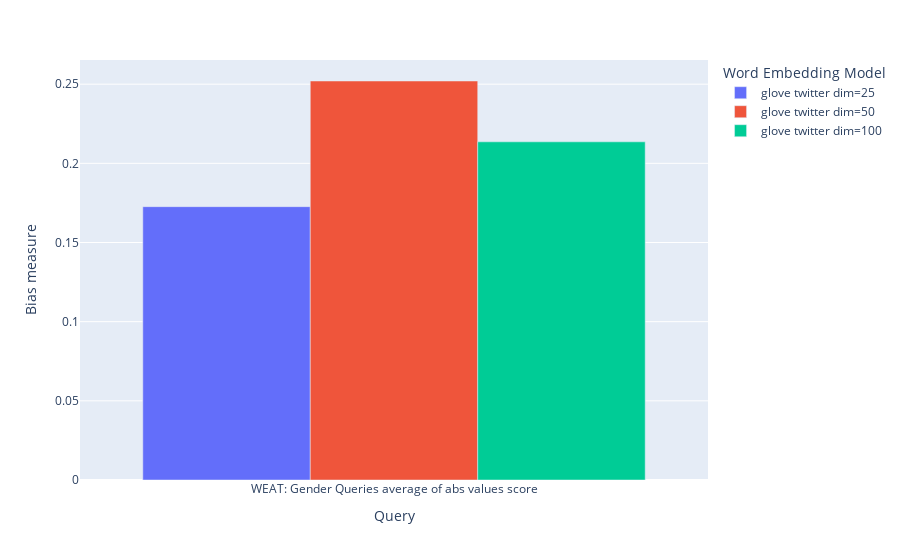

Notebook source saved alongside this figure:
### Code cell
fig = plot_queries_results(WEAT_gender_results_only_agg)
fig.show()

### Figure 1 — Plotly figure (JSON) as saved in the notebook; plotly's stock layout.template omitted (floating-point values rounded to 4 significant figures)
{"data": [{"alignmentgroup": "True", "hovertemplate": "Word Embedding Model=glove twitter dim=25<br>query_name=%{x}<br>value=%{y}<extra></extra>", "legendgroup": "glove twitter dim=25", "marker": {"color": "#636efa", "pattern": {"shape": ""}}, "name": "glove twitter dim=25", "offsetgroup": "glove twitter dim=25", "orientation": "v", "showlegend": true, "textposition": "auto", "type": "bar", "x": ["WEAT: Gender Queries average of abs values score"], "xaxis": "x", "y": [0.1726], "yaxis": "y"}, {"alignmentgroup": "True", "hovertemplate": "Word Embedding Model=glove twitter dim=50<br>query_name=%{x}<br>value=%{y}<extra></extra>", "legendgroup": "glove twitter dim=50", "marker": {"color": "#EF553B", "pattern": {"shape": ""}}, "name": "glove twitter dim=50", "offsetgroup": "glove twitter dim=50", "orientation": "v", "showlegend": true, "textposition": "auto", "type": "bar", "x": ["WEAT: Gender Queries average of abs values score"], "xaxis": "x", "y": [0.252], "yaxis": "y"}, {"alignmentgroup": "True", "hovertemplate": "Word Embedding Model=glove twitter dim=100<br>query_name=%{x}<br>value=%{y}<extra></extra>", "legendgroup": "glove twitter dim=100", "marker": {"color": "#00cc96", "pattern": {"shape": ""}}, "name": "glove twitter dim=100", "offsetgroup": "glove twitter dim=100", "orientation": "v", "showlegend": true, "textposition": "auto", "type": "bar", "x": ["WEAT: Gender Queries average of abs values score"], "xaxis": "x", "y": [0.2136], "yaxis": "y"}], "layout": {"autosize": true, "barmode": "group", "legend": {"title": {"text": "Word Embedding Model"}, "tracegroupgap": 0}, "margin": {"t": 60}, "xaxis": {"anchor": "y", "autorange": true, "domain": [0, 1], "range": [-0.5, 0.5], "title": {"text": "Query"}, "type": "category"}, "yaxis": {"anchor": "x", "autorange": true, "domain": [0, 1], "range": [0, 0.2653], "title": {"text": "Bias measure"}, "type": "linear"}}}
